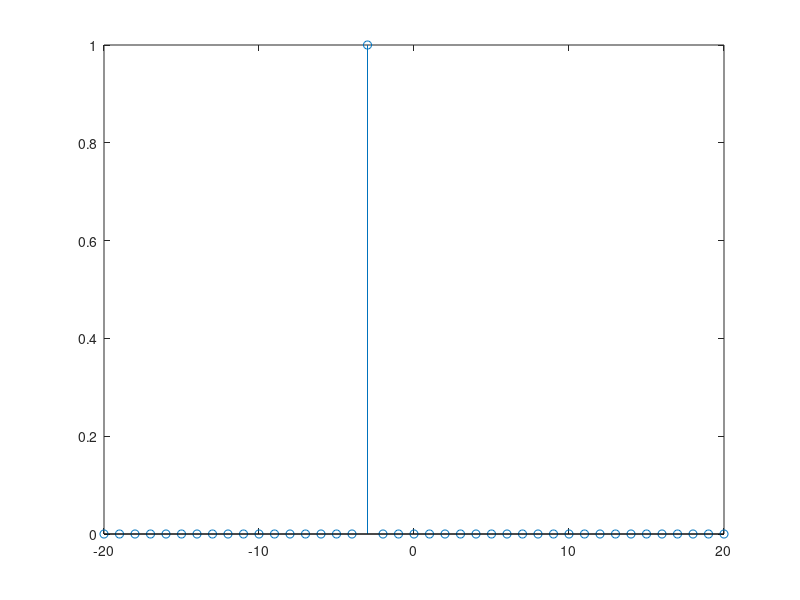

Reproduce this figure in MATLAB.
clc;
clear all;
close all;
%%Ploting shifted delta function%%
n=-20:1:20;
n0=-3
x=zeros(1,length(n));
for i=1:length(n);
    if n(i)==n0
        x(i)=1;
    else
        x(i)=0;
    end
end
figure('Name','Shifted Delta Function')
stem(n,x)
